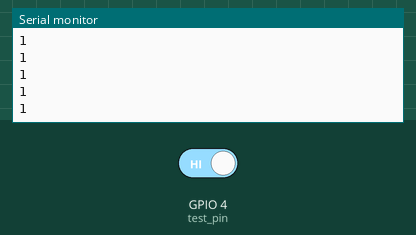
Recording of a sketch running on a simulated ESP32. Parts: the last lines printed to the serial monitor. Inputs (shaded band) come from the test bench; at power-on: GPIO 4 (test_pin) HIGH. Nothing arrives over Bluetooth unless stated; a phone connects over Bluetooth LE 3 s after start.

Above: at 1.2 s.
1.3 s: GPIO 4 (test_pin) driven LOW
At 1.31 s:
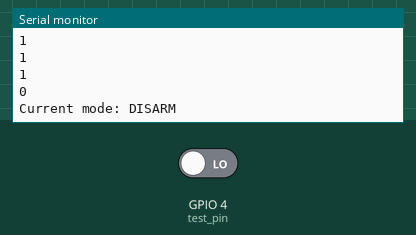
2.8 s: GPIO 4 (test_pin) driven HIGH
At 2.81 s:
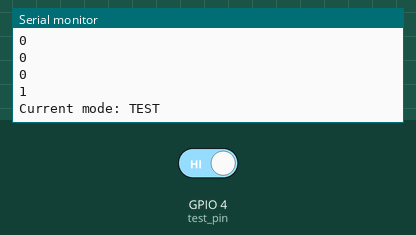

The sketch:

BLE_iBeacon.ino
```cpp
/*
   Based on 31337Ghost's reference code from https://github.com/nkolban/esp32-snippets/issues/385#issuecomment-362535434
   which is based on pcbreflux's Arduino ESP32 port of Neil Kolban's example for IDF: https://github.com/nkolban/esp32-snippets/blob/master/cpp_utils/tests/BLE%20Tests/SampleScan.cpp
*/

/*
   This code is test on ESP32-WROOM board
   Create a BLE server that will send periodic iBeacon frames.
   The design of creating the BLE server is:
   1. Create a BLE Server
   2. Create advertising data
   3. Start advertising.
   4. wait
   5. Stop advertising.
*/
#include <BLEDevice.h>
#include <BLEServer.h>
#include <BLEUtils.h>
#include <BLE2902.h>
#include <BLEBeacon.h>

#define DEVICE_NAME            "CCTV1_TOKEN"
#define BEACON_UUID_DISARM_REV     "xxxxxxxxxxxx-xxxx-xxxx-xxxx-xxxxxxxx"
#define BEACON_UUID_TEST_REV       "yyyyyyyyyyyy-yyyy-yyyy-yyyy-yyyyyyyy"
#define CCTV1_ID                "wwwww"
#define MINOR                   "zzzzz"

BLEServer *pServer = nullptr;
volatile uint8_t previous_mode, current_mode;
const int test_pin = 4;


void init_beacon(uint32_t mode) {

  if (BLEDevice::getInitialized()){
    BLEDevice::deinit();
  }
  BLEDevice::init(DEVICE_NAME);
  pServer = BLEDevice::createServer();

  BLEAdvertising* pAdvertising;
  pAdvertising = pServer->getAdvertising();
  pAdvertising->stop();
  // iBeacon
  BLEBeacon myBeacon;
  myBeacon.setManufacturerId(0x4c00);
  myBeacon.setMajor(CCTV1_ID);
  myBeacon.setMinor(MINOR);
  myBeacon.setSignalPower(0xc5);
  myBeacon.setProximityUUID(BLEUUID(mode == 0 ? BEACON_UUID_DISARM_REV : BEACON_UUID_TEST_REV));


  BLEAdvertisementData advertisementData;
  advertisementData.setFlags(0x1A);
  advertisementData.setManufacturerData(myBeacon.getData());
  pAdvertising->setAdvertisementData(advertisementData);

  pAdvertising->start();
}

void update_beacon() {
  //current_mode = touchRead(T0)>50 ? 0 : 1;
  //Serial.println(touchRead(T0));
  current_mode = digitalRead(test_pin);
  Serial.println(current_mode);
  if (current_mode != previous_mode){
    init_beacon(current_mode);
    previous_mode = current_mode;
    Serial.print("Current mode: ");
    Serial.println(current_mode == 0 ? "DISARM" : "TEST");
  }
}

void setup() {
  Serial.begin(115200);
  Serial.println();
  Serial.println("Initializing...");
  Serial.flush();

  pinMode(test_pin, INPUT);

  current_mode = digitalRead(test_pin);
  init_beacon(current_mode);
  previous_mode = current_mode;

  Serial.println("iBeacon + service defined and advertising!");
}

void loop() {
  update_beacon();
  delay(100);
}
```

Measured:
- after the input at 1.3 s, the serial monitor: prints a new line at once (image 1)
- after the input at 2.8 s, the serial monitor: prints a new line at once (image 2)
